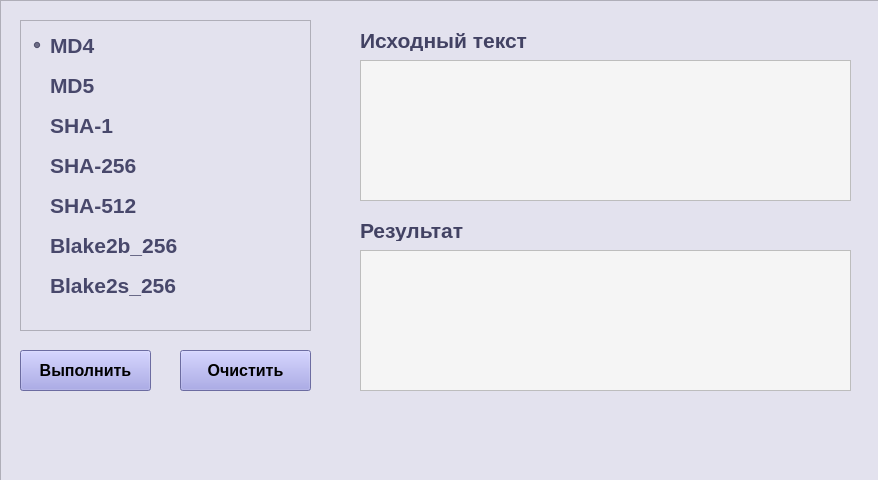
<?xml version="1.0" encoding="UTF-8"?>
<ui version="4.0">
 <class>HasherPage</class>
 <widget class="QWidget" name="HasherPage">
  <property name="geometry">
   <rect>
    <x>0</x>
    <y>0</y>
    <width>878</width>
    <height>480</height>
   </rect>
  </property>
  <property name="windowTitle">
   <string>HasherPage</string>
  </property>
  <widget class="QFrame" name="frame">
   <property name="geometry">
    <rect>
     <x>0</x>
     <y>0</y>
     <width>891</width>
     <height>481</height>
    </rect>
   </property>
   <property name="styleSheet">
    <string notr="true">background-color: rgb(227, 226, 238);</string>
   </property>
   <property name="frameShape">
    <enum>QFrame::Shape::StyledPanel</enum>
   </property>
   <property name="frameShadow">
    <enum>QFrame::Shadow::Raised</enum>
   </property>
   <widget class="QFrame" name="frame_3">
    <property name="geometry">
     <rect>
      <x>20</x>
      <y>20</y>
      <width>291</width>
      <height>311</height>
     </rect>
    </property>
    <property name="frameShape">
     <enum>QFrame::Shape::StyledPanel</enum>
    </property>
    <property name="frameShadow">
     <enum>QFrame::Shadow::Raised</enum>
    </property>
    <widget class="QRadioButton" name="radioButtonMD5">
     <property name="geometry">
      <rect>
       <x>10</x>
       <y>50</y>
       <width>191</width>
       <height>31</height>
      </rect>
     </property>
     <property name="font">
      <font>
       <family>Yu Gothic UI</family>
       <pointsize>16</pointsize>
       <bold>true</bold>
      </font>
     </property>
     <property name="styleSheet">
      <string notr="true">color: rgb(72, 72, 107);
background-color: rgba(255, 255, 255, 0);
border:none;</string>
     </property>
     <property name="text">
      <string>MD5</string>
     </property>
     <property name="checked">
      <bool>false</bool>
     </property>
    </widget>
    <widget class="QRadioButton" name="radioButtonSHA1">
     <property name="geometry">
      <rect>
       <x>10</x>
       <y>90</y>
       <width>191</width>
       <height>31</height>
      </rect>
     </property>
     <property name="font">
      <font>
       <family>Yu Gothic UI</family>
       <pointsize>16</pointsize>
       <bold>true</bold>
      </font>
     </property>
     <property name="styleSheet">
      <string notr="true">color: rgb(72, 72, 107);
background-color: rgba(255, 255, 255, 0);
border:none;</string>
     </property>
     <property name="text">
      <string>SHA-1</string>
     </property>
    </widget>
    <widget class="QRadioButton" name="radioButtonSHA256">
     <property name="geometry">
      <rect>
       <x>10</x>
       <y>130</y>
       <width>191</width>
       <height>31</height>
      </rect>
     </property>
     <property name="font">
      <font>
       <family>Yu Gothic UI</family>
       <pointsize>16</pointsize>
       <bold>true</bold>
      </font>
     </property>
     <property name="styleSheet">
      <string notr="true">color: rgb(72, 72, 107);
background-color: rgba(255, 255, 255, 0);
border:none;</string>
     </property>
     <property name="text">
      <string>SHA-256</string>
     </property>
    </widget>
    <widget class="QRadioButton" name="radioButtonSHA512">
     <property name="geometry">
      <rect>
       <x>10</x>
       <y>170</y>
       <width>191</width>
       <height>31</height>
      </rect>
     </property>
     <property name="font">
      <font>
       <family>Yu Gothic UI</family>
       <pointsize>16</pointsize>
       <bold>true</bold>
      </font>
     </property>
     <property name="styleSheet">
      <string notr="true">color: rgb(72, 72, 107);
background-color: rgba(255, 255, 255, 0);
border:none;</string>
     </property>
     <property name="text">
      <string>SHA-512</string>
     </property>
    </widget>
    <widget class="QRadioButton" name="radioButtonBlake2b_256">
     <property name="geometry">
      <rect>
       <x>10</x>
       <y>210</y>
       <width>191</width>
       <height>31</height>
      </rect>
     </property>
     <property name="font">
      <font>
       <family>Yu Gothic UI</family>
       <pointsize>16</pointsize>
       <bold>true</bold>
      </font>
     </property>
     <property name="styleSheet">
      <string notr="true">color: rgb(72, 72, 107);
background-color: rgba(255, 255, 255, 0);
border:none;</string>
     </property>
     <property name="text">
      <string>Blake2b_256</string>
     </property>
    </widget>
    <widget class="QRadioButton" name="radioButtonMD4">
     <property name="geometry">
      <rect>
       <x>10</x>
       <y>10</y>
       <width>191</width>
       <height>31</height>
      </rect>
     </property>
     <property name="font">
      <font>
       <family>Yu Gothic UI</family>
       <pointsize>16</pointsize>
       <bold>true</bold>
      </font>
     </property>
     <property name="styleSheet">
      <string notr="true">color: rgb(72, 72, 107);
background-color: rgba(255, 255, 255, 0);
border:none;</string>
     </property>
     <property name="text">
      <string>MD4</string>
     </property>
     <property name="checked">
      <bool>true</bool>
     </property>
    </widget>
    <widget class="QRadioButton" name="radioButtonBlake2s_256">
     <property name="geometry">
      <rect>
       <x>10</x>
       <y>250</y>
       <width>191</width>
       <height>31</height>
      </rect>
     </property>
     <property name="font">
      <font>
       <family>Yu Gothic UI</family>
       <pointsize>16</pointsize>
       <bold>true</bold>
      </font>
     </property>
     <property name="styleSheet">
      <string notr="true">color: rgb(72, 72, 107);
background-color: rgba(255, 255, 255, 0);
border:none;</string>
     </property>
     <property name="text">
      <string>Blake2s_256</string>
     </property>
    </widget>
   </widget>
   <widget class="QPushButton" name="pushButtonMake">
    <property name="geometry">
     <rect>
      <x>20</x>
      <y>350</y>
      <width>131</width>
      <height>41</height>
     </rect>
    </property>
    <property name="font">
     <font>
      <family>Yu Gothic UI</family>
      <pointsize>12</pointsize>
      <bold>true</bold>
     </font>
    </property>
    <property name="styleSheet">
     <string notr="true">

QPushButton {
	
	background-color: rgb(151, 151, 226);


}
QPushButton:hover {
	
	background-color: rgb(117, 117, 176);
}
QPushButton:pressed {
	background-color: rgb(117, 120, 162);
}</string>
    </property>
    <property name="text">
     <string>Выполнить</string>
    </property>
   </widget>
   <widget class="QPushButton" name="pushButtonClean">
    <property name="geometry">
     <rect>
      <x>180</x>
      <y>350</y>
      <width>131</width>
      <height>41</height>
     </rect>
    </property>
    <property name="font">
     <font>
      <family>Yu Gothic UI</family>
      <pointsize>12</pointsize>
      <bold>true</bold>
     </font>
    </property>
    <property name="styleSheet">
     <string notr="true">

QPushButton {
	
	background-color: rgb(151, 151, 226);


}
QPushButton:hover {
		background-color: rgb(117, 117, 176);
}
QPushButton:pressed {
	background-color: rgb(117, 120, 162);
}</string>
    </property>
    <property name="text">
     <string>Очистить</string>
    </property>
   </widget>
   <widget class="QPlainTextEdit" name="plainTextEdit">
    <property name="geometry">
     <rect>
      <x>360</x>
      <y>60</y>
      <width>491</width>
      <height>141</height>
     </rect>
    </property>
    <property name="font">
     <font>
      <family>Yu Gothic UI</family>
      <pointsize>14</pointsize>
      <bold>true</bold>
     </font>
    </property>
    <property name="styleSheet">
     <string notr="true">background-color: rgb(245, 245, 245);
color: rgb(53, 53, 53);</string>
    </property>
   </widget>
   <widget class="QPlainTextEdit" name="plainTextEditRes">
    <property name="geometry">
     <rect>
      <x>360</x>
      <y>250</y>
      <width>491</width>
      <height>141</height>
     </rect>
    </property>
    <property name="font">
     <font>
      <family>Yu Gothic UI</family>
      <pointsize>14</pointsize>
      <bold>true</bold>
     </font>
    </property>
    <property name="styleSheet">
     <string notr="true">background-color: rgb(245, 245, 245);
color: rgb(53, 53, 53);</string>
    </property>
   </widget>
   <widget class="QLabel" name="label">
    <property name="geometry">
     <rect>
      <x>360</x>
      <y>30</y>
      <width>201</width>
      <height>21</height>
     </rect>
    </property>
    <property name="font">
     <font>
      <family>Yu Gothic UI</family>
      <pointsize>16</pointsize>
      <bold>true</bold>
     </font>
    </property>
    <property name="styleSheet">
     <string notr="true">color: rgb(66, 66, 99);
border: none;
background-color: rgba(255, 255, 255, 0);</string>
    </property>
    <property name="text">
     <string>Исходный текст</string>
    </property>
   </widget>
   <widget class="QLabel" name="label_2">
    <property name="geometry">
     <rect>
      <x>360</x>
      <y>220</y>
      <width>201</width>
      <height>21</height>
     </rect>
    </property>
    <property name="font">
     <font>
      <family>Yu Gothic UI</family>
      <pointsize>16</pointsize>
      <bold>true</bold>
     </font>
    </property>
    <property name="styleSheet">
     <string notr="true">color: rgb(66, 66, 99);
border: none;
background-color: rgba(255, 255, 255, 0);</string>
    </property>
    <property name="text">
     <string>Результат</string>
    </property>
   </widget>
  </widget>
 </widget>
 <layoutdefault spacing="6" margin="11"/>
 <resources/>
 <connections/>
</ui>
